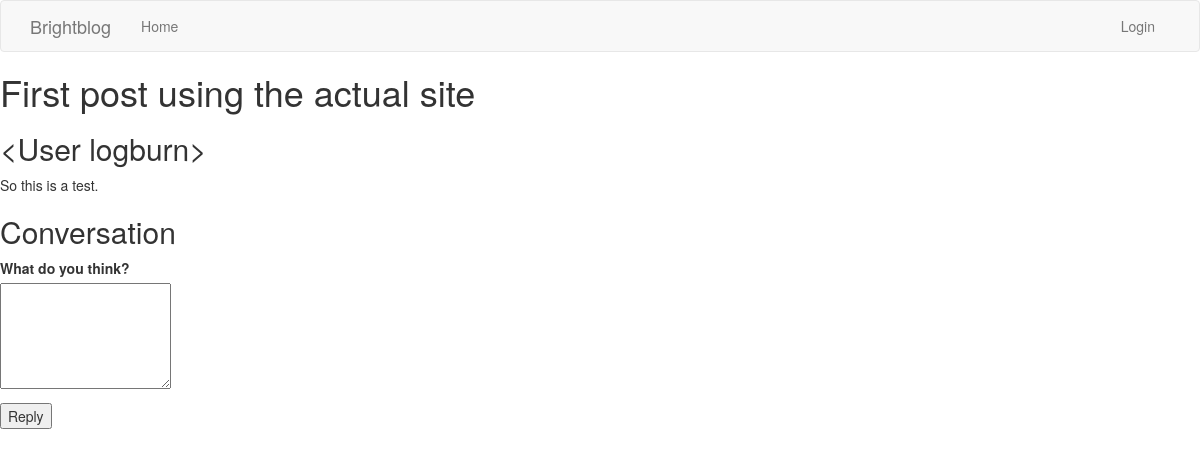
/post/1, run on the app's committed database.
### app/models.py (models this page shows, shortened)
class Post(db.Model):
    id = db.Column(db.Integer, primary_key=True)
    title = db.Column(db.String(150))
    body = db.Column(db.Text())
    timestamp = db.Column(db.DateTime, index=True, default=datetime.utcnow)
    user_id = db.Column(db.Integer, db.ForeignKey('user.id'))

class User(UserMixin, db.Model):
    id = db.Column(db.Integer, primary_key=True)
    username = db.Column(db.String(64), index=True, unique=True)
    email = db.Column(db.String(120), index=True, unique=True)
    password_hash = db.Column(db.String(128))
    posts = db.relationship('Post', backref='author', lazy='dynamic')
    comments = db.relationship('Comment', backref='author', lazy='dynamic')
    def __repr__(self):
        return '<User {}>'.format(self.username)

### app/routes.py (the view)
@app.route('/post/<int:post_id>', methods=['GET', 'POST'])
def show_post(post_id):
    form = CommentForm()
    post = Post.query.get(post_id)
    comments = Comment.query.filter_by(post_id=post_id).all()
    if post is not None:
        if form.validate_on_submit():
            comment = Comment(text=form.comment.data, author=current_user, post_id=post_id)
            db.session.add(comment)
            db.session.commit()
            flash('Your comment has been posted!')
            return redirect(url_for('show_post', post_id=post.id))
        return render_template('showpost.html', title='Reading Post', form=form, post=post, comments=comments)
    else:
        return render_template('404.html', title='Page not found.')

### app/forms.py (shortened to what this page needs)
class CommentForm(FlaskForm):
    comment = TextAreaField('What do you think?', validators=[DataRequired(), Length(min=1, max=500)])
    submit = SubmitField('Reply')

### app/templates/showpost.html (shortened to what this page needs)
{% extends "base.html" %}
{% block content %}
    <h1>{{ post.title }}</h1>
    <h2>{{ post.author }}</h2>
    <div><p>{{ post.body }}</p></div>
    <h2>Conversation</h2>
    <form action="" method="post">
        <p>
            {{ form.comment.label }}<br>
            {{ form.comment(col=100, rows=5)}}
        </p>
        <p>{{ form.submit() }}</p>
    </form>
{% endblock %}

### data on the page
Post: title "First post using the actual site", body "So this is a test."
User: author "<User logburn>"
